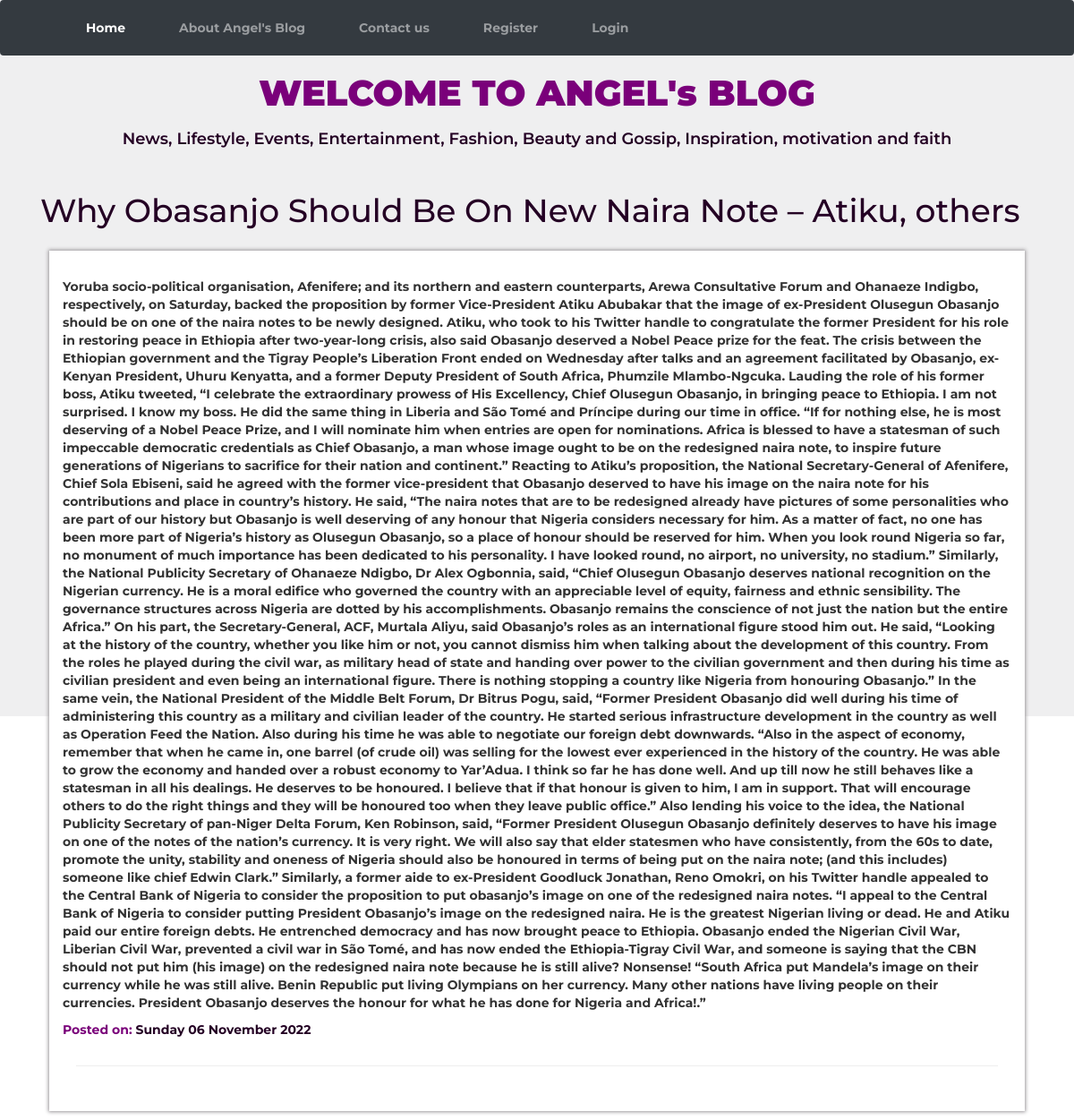
Page /4/ on the committed database.
### tables this page shows
CREATE TABLE post (
	id INTEGER NOT NULL, 
	title VARCHAR(300) NOT NULL, 
	content TEXT NOT NULL, 
	user_id INTEGER, 
	author VARCHAR(200) NOT NULL, 
	date_posted DATETIME, 
	PRIMARY KEY (id), 
	FOREIGN KEY(user_id) REFERENCES user (id)
);

### app.py (the view)
@app.route('/<int:post_id>/', methods=('GET', 'POST'))
def post(post_id):
    from models import Post, Comment
    post= Post.query.get_or_404(post_id)
    if request.method=="POST":
        comment = Comment(content=request.form['content'], post= post )
        db.session.add(comment)
        db.session.commit()
        return redirect(url_for('post', post_id=post.id))
    return render_template('post.html', post=post)

### templates/post.html (shortened to what this page needs)
{% extends 'base.html' %}
{% block content %}
<div class="container ">
    <span class="title"><h1>{% block title %} {{ post.title }}  {% endblock %}</h1></span>
    <div class="content row">
            <div class="post">
                <div class=" row">
                    <p>{{ post.content }}</p>
                </div>
                <div class="row">
                    <p style="color:rgb(36, 0, 36);"> <span style="color:rgb(122, 0, 122);">Posted on: </span> {{ post.date_posted.strftime('%A %d %B %Y') }}</p>
                </div>
                <hr>
            </div>
    </div>
</div>
{% endblock %}

### static/css/styles.css (style rules this page uses)
:root { --color: rgb(153, 149, 153); }
body { background-image: linear-gradient(to right, rgb(255, 251, 253) , rgb(241, 240, 241)); font-family: 'Montserrat', sans-serif; box-sizing: border-box; }
* { font-weight: bold; }
.title { margin: 5px; color: rgb(36, 0, 36); font-weight: 500; }
h1 { margin-bottom: -5px; }
.content { margin: 5px; display: flex; flex-direction: row; flex-wrap: wrap; justify-content: center; }
.post { flex: 20%; padding: 30px; margin: 5px; background-color: #ffffff; inline-size: 100%; box-shadow: 0px 0px 4px 1px var(--color); }

### rows in the picture
post: title "Why Obasanjo Should Be On New Naira Note – Atiku, others", content "Yoruba socio-political organisation, Afenifere; and its northern and eastern counterparts, Arewa Consultative Forum and Ohanaeze Indigbo, respectively, on Saturday, backed the proposition by former Vice-President Atiku Abubakar that the image of ex-President Olusegun Obasanjo should be on one of the naira notes to be newly designed. Atiku, who took to his Twitter handle to congratulate the former President for his role in restoring peace in Ethiopia after two-year-long crisis, also said Obasanjo deserved a Nobel Peace prize for the feat. The crisis between the Ethiopian government and the Tigray People’s Liberation Front ended on Wednesday after talks and an agreement facilitated by…", date_posted "Sunday 06 November 2022"
